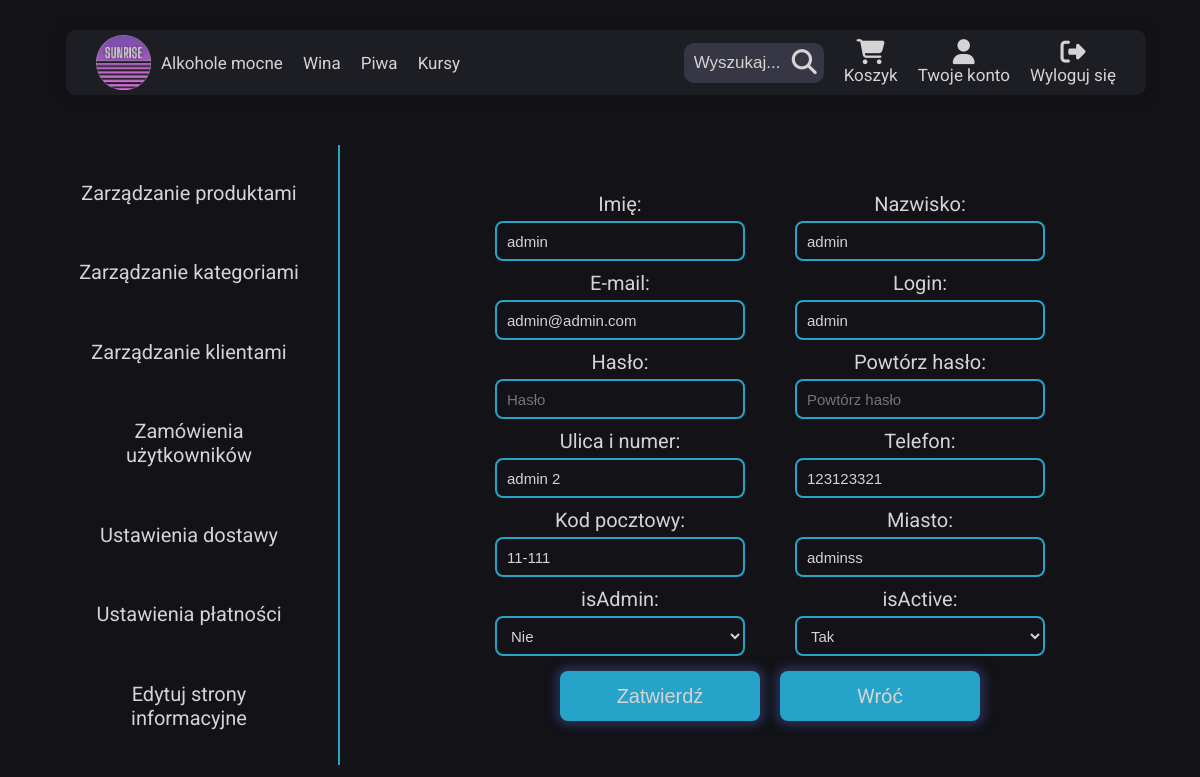
Screenshot of /html/admin_panel/edit_customer.php?item=admin (signed in) with the database file from the repository.
### tables this page shows
CREATE TABLE `user` (
  `id` int(11) NOT NULL,
  `mail` varchar(100) NOT NULL,
  `login` varchar(20) NOT NULL,
  `pass` varchar(255) NOT NULL,
  `firstname` varchar(50) NOT NULL,
  `lastname` varchar(50) NOT NULL,
  `address_id` int(11) NOT NULL,
  `telephone` varchar(9) NOT NULL,
  `isAdmin` tinyint(1) NOT NULL,
  `isActive` tinyint(1) NOT NULL,
  `activationHash` varchar(255) NOT NULL,
  `create_date` datetime NOT NULL,
  `mod_date` datetime NOT NULL
);

CREATE TABLE `address` (
  `id` int(11) NOT NULL,
  `city` varchar(50) NOT NULL,
  `postal` varchar(10) NOT NULL,
  `address` varchar(75) NOT NULL,
  `create_date` datetime NOT NULL,
  `mod_date` datetime NOT NULL
);

### html/admin_panel/edit_customer.php (the view, shortened to what this page needs)
<?php
include '../menu_component.php';
require_once('../../php/dblogin.php');
$login = $_GET['item'];
$sql = 'select mail, login, pass, firstname, lastname, address_id, telephone, isAdmin, isActive from user where login like ?';
$user_info = $pdo->prepare($sql);
$user_info->execute([$login]);
$user_info = $user_info->fetch();
$sql = 'select city, postal, address from address where id = ?';
$address_info = $pdo->prepare($sql);
$address_info->execute([$user_info['address_id']]);
$address_info = $address_info->fetch();
?>
<!DOCTYPE html>
<html lang="pl">
<head>
    <link rel="stylesheet" href="../../css/main.css" />
</head>
<body>
    <?php
    echo $nav;
    ?>
    <main class="user admin">
        <section class="user__menu admin__menu">
            <a href="./index.php" class="user__menu--item admin__menu--item link link-animation-two">Zarządzanie produktami</a>
            <a href="./categories.php" class="user__menu--item admin__menu--item link link-animation-two">Zarządzanie kategoriami</a>
            <a href="./customers.php" class="user__menu--item admin__menu--item link link-animation-two">Zarządzanie klientami</a>
            <a href="./orders.php" class="user__menu--item admin__menu--item link link-animation-two">Zamówienia użytkowników</a>
            <a href="./shipping.php" class="user__menu--item admin__menu--item link link-animation-two">Ustawienia dostawy</a>
            <a href="./payment.php" class="user__menu--item admin__menu--item link link-animation-two">Ustawienia płatności</a>
            <a href="./info_editor.php" class="user__menu--item admin__menu--item link link-animation-two">Edytuj strony informacyjne</a>
        </section>
        <section class="user__section admin__section">
            <div class="admin__contentContainer admin__editContainer">
                <form action="../../php/admin_panel/edit_customer.php?oldLogin=<?= $login ?>&address=<?= $user_info['address_id'] ?>" method="post" id="create-product-form">
                    <div class="admin__formContainer">
                        <label for="name">Imię:</label>
                        <input type="text" name="firstname" id="firstname" class="admin__contentContainer--input" placeholder="Imię" value="<?= $user_info['firstname'] ?>">
                    </div>
                    <div class="admin__formContainer">
                        <label for="name">Nazwisko:</label>
                        <input type="text" name="lastname" id="lastname" class="admin__contentContainer--input" placeholder="Nazwisko" value="<?= $user_info['lastname'] ?>">
                    </div>
                    <div class="admin__formContainer">
                        <label for="name">E-mail:</label>
                        <input type="email" name="email" id="email" class="admin__contentContainer--input" placeholder="Email" value="<?= $user_info['mail'] ?>">
                    </div>
                    <div class="admin__formContainer">
                        <label for="name">Login:</label>
                        <input type="text" name="login" id="login" class="admin__contentContainer--input" placeholder="Login" value="<?= $user_info['login'] ?>">
                    </div>
                    <div class="admin__formContainer">
                        <label for="name">Hasło:</label>
                        <input type="password" name="password" id="password" class="admin__contentContainer--input" placeholder="Hasło">
                    </div>
                    <div class="admin__formContainer">
                        <label for="name">Powtórz hasło:</label>
                        <input type="password" name="password2" id="password2" class="admin__contentContainer--input" placeholder="Powtórz hasło">
                    </div>
                    <div class="admin__formContainer">
                        <label for="name">Ulica i numer:</label>
                        <input type="text" name="address" id="address" class="admin__contentContainer--input" placeholder="Ulica i numer" value="<?= $address_info['address'] ?>">
                    </div>
                    <div class="admin__formContainer">
                        <label for="name">Telefon:</label>
                        <input type="number" name="phone" id="phone" class="admin__contentContainer--input" placeholder="Telefon" value="<?= $user_info['telephone'] ?>">
                    </div>
                    <div class="admin__formContainer">
                        <label for="name">Kod pocztowy:</label>
                        <input type="text" name="postcode" id="postcode" class="admin__contentContainer--input" placeholder="Kod pocztowy" value="<?= $address_info['postal'] ?>">
                    </div>
                    <div class="admin__formContainer">
                        <label for="name">Miasto:</label>
                        <input type="text" name="city" id="city" class="admin__contentContainer--input" placeholder="Miasto" value="<?= $address_info['city'] ?>">
                    </div>
                    <div class="admin__formContainer">
                        <label for="isAdmin">isAdmin:</label>
                        <select name="isAdmin" id="isAdmin" class="admin__contentContainer--input">
                            <option value="0">Nie</option>
                        </select>
                    </div>
                    <div class="admin__formContainer">
                        <label for="name">isActive:</label>
                        <select name="isActive" id="isActive" class="admin__contentContainer--input">
                            <option value="1">Tak</option>
                        </select>
                    </div>
                    <div class="admin__formContainer--buttons">
                        <button type="submit" class="admin__contentContainer--addProduct">Zatwierdź</button>
                        <a href="./customers.php" class="linkButton">Wróć</a>
                    </div>
                </form>
            </div>
        </section>
    </main>
</body>
</html>

### css/main.css (style rules this page uses)
.link { position: relative; text-decoration: none; }
.link, .link::after, .link::before { transition: 0.3s; }
.link-animation-two::before, .link-animation-two::after { content: ""; position: absolute; width: 0; height: 0; }
.link-animation-two::before { top: -1px; left: -5px; border-top: 0 solid #fff; border-left: 0 solid #fff; }
.link-animation-two::after { bottom: -1px; right: -5px; border-bottom: 0 solid #fff; border-right: 0 solid #fff; }
*, *::before, *::after { box-sizing: border-box; margin: 0; padding: 0; }
* { scrollbar-width: none; scrollbar-color: #d4d4d4 #121217; }
input[type=number] { -moz-appearance: textfield; }
html { font-size: 62.5%; scroll-behavior: smooth; }
body { min-height: 100%; display: flex; flex-direction: column; font-family: "Roboto", sans-serif; color: #d4d4d4; background-color: #121217; }
a { text-decoration: none; }
.linkButton { display: flex; align-items: center; justify-content: center; height: 50px; width: 200px; margin-top: 15px; border-radius: 8px; color: #d4d4d4; font-size: 2rem; border: none; background-color: rgb(38, 163, 201); box-shadow: 0px 0px 10px 5px #282d50; cursor: pointer; transition: transform 0.3s; }
.user { height: 80vh; width: 100%; display: flex; padding-top: 20px; }
.user__menu { display: flex; flex-direction: column; align-items: center; justify-content: space-evenly; height: 100%; width: 20%; min-width: 300px; margin-left: 40px; border-right: 2px solid rgb(38, 163, 201); }
.user__menu--item { width: 250px; padding: 20px 5px; font-size: 20px; color: #d4d4d4; text-align: center; }
.user__section { display: flex; flex-direction: column; align-items: center; height: 100%; width: 80%; }
.admin__menu { width: 25%; }
.admin__menu--item { width: 300px; }
.admin__section { height: 99%; width: 75%; }
.admin__formContainer { display: flex; flex-direction: column; align-items: center; justify-content: space-between; gap: 5px; }
.admin__formContainer select { color: #d4d4d4; }
.admin__formContainer--buttons { display: flex; align-items: center; gap: 20px; }
.admin__formContainer--buttons button { margin-top: 15px; }
.admin__contentContainer { position: relative; height: 800px; display: flex; flex-direction: column; align-items: center; justify-content: space-evenly; }
.admin__contentContainer form { display: flex; flex-direction: column; align-items: center; }
.admin__contentContainer label { font-size: 2rem; margin-top: 10px; }
.admin__contentContainer--input { height: 40px; width: 250px; padding: 0 10px; color: #d4d4d4; background: none; border: 2px solid rgb(38, 163, 201); font-size: 1.5rem; border-radius: 8px; }
.admin__contentContainer--addProduct { height: 50px; width: 200px; margin-top: 15px; border-radius: 8px; color: #d4d4d4; margin: 0 auto; margin-top: 20px; font-size: 2rem; border: none; background-color: rgb(38, 163, 201); box-shadow: 0px 0px 10px 5px #282d50; cursor: pointer; transition: transform 0.3s; }
.admin__editContainer { width: 650px; height: 630px; }
.admin__editContainer form { flex-direction: row; flex-wrap: wrap; justify-content: space-evenly; }
@media (max-width: 1400px) { .admin__menu--item { width: 230px; } }

### rows the page displays
user: firstname "admin", lastname "admin", email "admin@admin.com", login "admin", phone "123123321"
address: address "admin 2", postcode "11-111", city "adminss"
